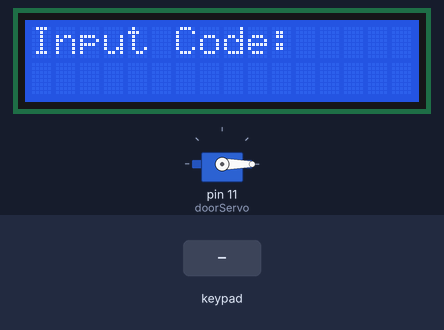
This sketch was run on a simulated Arduino Uno, built with avr-gcc and run on an emulated ATmega328P. On the bench: 16×2 character LCD, servo. Inputs (shaded band) come from the test bench.

Above: at 1.2 s.
1.3 s: keypad keys 1 2 3 4 # pressed 0.4 s apart
At 4.1 s:
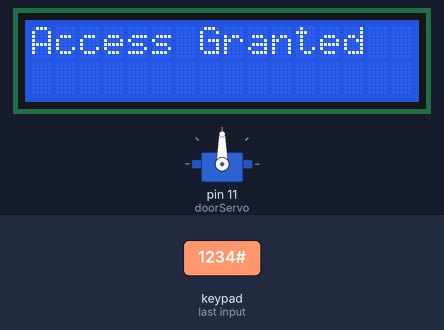
6.3 s: key '#' pressed
At 8.3 s:
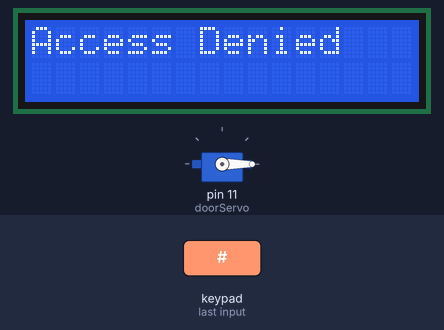
9.3 s: key '2' pressed
At 10.5 s:
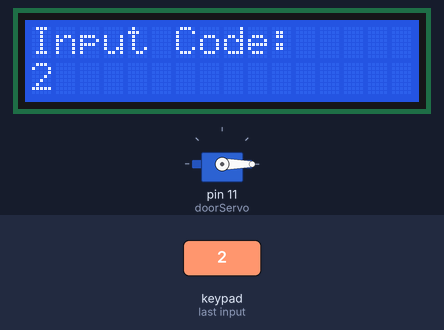
10.8 s: keypad keys 1 2 3 4 pressed 0.4 s apart
At 13.2 s:
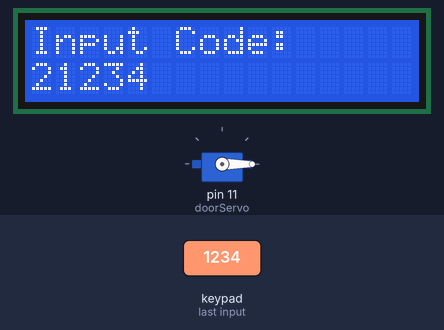
Timing chart, 0 to 14.7 s (numbered marks = the images above; inputs shaded):
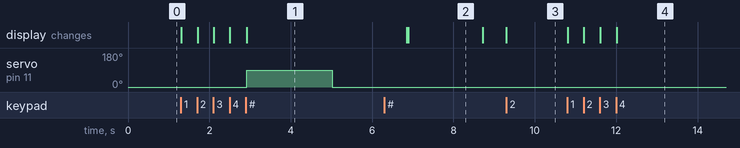

Measured:
- after the input at 1.3 s, servo on pin 11 (doorServo): 0° → 90° after 1.6 s, → 0° 2.1 s later; the display: first changes at once (image 1 shows a later state)
- after the input at 6.3 s, the display: first differs from a run without the input after 0.59 s (image 2)
- after the input at 9.3 s, the display: changes at once (image 3)
- after the input at 10.8 s, the display: first changes at once (image 4 shows a later state)
- what the display in image 2 shows lasts 1.8 s, from 6.9 s to 8.7 s

The sketch:

sketch.ino
```cpp
#include <Keypad.h>
#include <Servo.h>
#include <LiquidCrystal_I2C.h>

const uint8_t ROWS = 4;
const uint8_t COLS = 3;

char keys[ROWS][COLS] = {
  { '1', '2', '3' },
  { '4', '5', '6'},
  { '7', '8', '9' },
  { '*', '0', '#' }
};

uint8_t colPins[COLS] = { 5, 4, 3 }; // Pins connected to C1, C2, C3, C4
uint8_t rowPins[ROWS] = { 9, 8, 7, 6 }; // Pins connected to R1, R2, R3, R4

LiquidCrystal_I2C lcd(0x27, 16, 2); // Ganti 0x27 jika alamat berbeda

Keypad keypad = Keypad(makeKeymap(keys), rowPins, colPins, ROWS, COLS);

Servo doorServo; // Create a "Servo" object called "doorServo"
float openAngle = 90;  // Sudut pintu terbuka
float closeAngle = 0;  // Sudut pintu tertutup

String inputCode = "";
String validCode = "1234";

void setup() {
  // put your setup code here, to run once:
  lcd.init();
  lcd.backlight();
  lcd.setCursor(0, 0);
  lcd.print("Input Code:");

  doorServo.attach(11);
  doorServo.write(closeAngle);
}

void loop() {
  char key = keypad.getKey();

  if (key != NO_KEY) {
    if (key == '*') {
      if (inputCode.length() > 0) {
        inputCode.remove(inputCode.length() - 1);
        lcd.setCursor(0, 1);
        lcd.print("                ");
        lcd.setCursor(0, 1);
        lcd.print(inputCode);
      }
    }
    else if (key == '#') {
      lcd.clear();
      if (inputCode == validCode) {
        lcd.setCursor(0, 0);
        lcd.print("Access Granted");
        doorServo.write(openAngle);
        delay(2100);
        doorServo.write(closeAngle);
      }
      else {
        lcd.setCursor(0, 0);
        lcd.print("Access Denied ");
        doorServo.write(closeAngle);
      }

      delay(1800);
      lcd.clear();
      lcd.setCursor(0, 0);
      lcd.print("Input Code:");
      inputCode = "";
      lcd.setCursor(0, 1);
      lcd.print("                ");
    }
    else {
      inputCode += key;
      lcd.setCursor(0, 1);
      lcd.print(inputCode);
    }
  }
}
```
